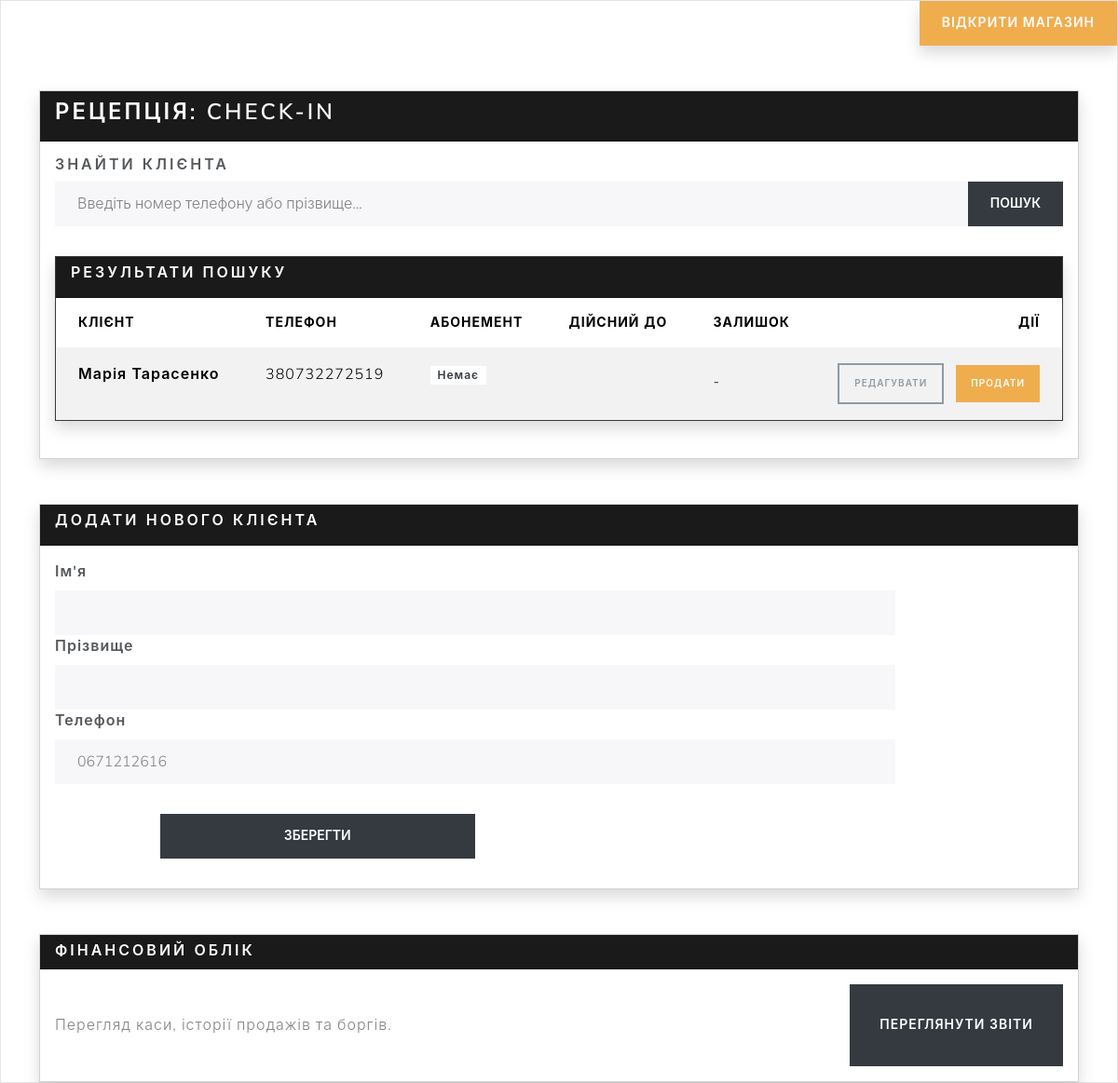
Page /check_in?query=380732272519 (signed in) on the committed database.
### clients/models.py (models this page shows, shortened)
class Client(models.Model):
     firstname=models.CharField(max_length=255, verbose_name=" Ім'я клієнта: ")
     lastname=models.CharField(max_length=255, verbose_name=" Прізвище клієнта:")
     phone=models.CharField(max_length=12,unique=True,verbose_name="Телефон:")
     trainer=models.ForeignKey(Trainer ,on_delete=models.SET_NULL,null=True,blank=True,verbose_name="Тренер")
     @property
     def active_abonement(self):
        for abonement in self.clientabonement_set.all():
            if abonement.is_active:
                return abonement
        return None
     class Meta:
         verbose_name ="Клієнт"
         verbose_name_plural ="Клієнти"

### attendance/views.py (the view, shortened to what this page needs)
# urls.py: path('check_in',check_in, name='check_in_page'),
@login_required(login_url='/admin/login/')
def check_in(request):
   product=Product.objects.all()
   search_query=request.GET.get('query')
   clients_result = None
   if search_query:
      clients_result=Client.objects.filter(
         Q(phone__icontains=search_query)|
         Q(lastname__icontains=search_query) |
         Q(firstname__icontains=search_query)
      )
   return render(request, 'check_in.html',{
                    'clients':clients_result,
                    'product': product
                  })

### abonements/models.py (called while the page is built)
    @property
    def is_active(self):
        today=timezone.now().date()
        is_date_active=self.start_date <= today <= self.end_date
        has_visits=True
        if self.abonement.visit_count > 0:
            has_visits=self.visits_left > 0
        return is_date_active and has_visits

### templates/check_in.html (shortened to what this page needs)
<!DOCTYPE html>
<html>
<head>
    <link rel="stylesheet" href="https://cdn.jsdelivr.net/npm/bootswatch@5.3.0/dist/lux/bootstrap.min.css">
</head>
<body class="bg-light">
  <div class="d-flex justify-content-end mb-3">
    <a href="{% url 'shop_page' %}" class="btn btn-warning shadow fw-bold">
        ВІДКРИТИ МАГАЗИН
    </a>
</div>
    <div class="container mt-5">
        <div class="card shadow">
            <div class="card-header bg-primary text-white">
                <h3> Рецепція: Check-in</h3>
            </div>
            <div class="card-body">
                <h5 class="card-title">Знайти клієнта</h5>
                <form method="get">
                    <div class="input-group mb-3">
                        <input type="text" class="form-control" placeholder="Введіть номер телефону або прізвище..."
                            name="query">
                        <button class="btn btn-dark" type="submit">Пошук</button>
                    </div>
                </form>
                {% if clients %}
                <div class="card shadow mb-4 border-dark">
                    <div class="card-header bg-primary text-light">
                        <h5>Результати пошуку</h5>
                    </div>
                    <div class="card-body p-0">
                        <div class="table-responsive">
                            <table class="table table-striped mb-0">
                                <thead class="table-yellow">
                                    <tr>
                                        <th class="py-3 ps-4">Клієнт</th>
                                        <th class="py-3">Телефон</th>
                                        <th class="py-3">Абонемент</th>
                                        <th class="py-3">Дійсний    до</th>
                                        <th class="py-3">Залишок</th>
                                        <th class="py-3 text-end pe-4">Дії</th>
                                    </tr>
                                </thead>
                                <tbody>
                                    {% for client in clients %}
                                     <tr>
                                        <td class="py-3 ps-4 fw-bold">{{ client.firstname }} {{ client.lastname }}</td>
                                        <td class="py-3">{{ client.phone }}</td>
                                        <td class="py-3">
                                            {% if client.active_abonement %}
                                            <span class="badge bg-primary text-wrap" style="width: 6rem;">
                                                {{ client.active_abonement.abonement.name }}
                                            </span>
                                            {% else %}
                                            <span class="badge bg-secondary">Немає</span>
                                            {% endif %}
                                        </td>
                                        <td class="py-3">
                                        </td>
                                        <td>
                                            {% if client.active_abonement %}
                                            {% if client.active_abonement.visits_left > 0 %}
                                            <strong
                                                class="text-primary">{{client.active_abonement.visits_left}}</strong>
                                            {% else %}
                                            <span class="text-primary">Немає </span>
                                            {% endif %}
                                            {% else %}
                                            -
                                            {% endif %}
                                        </td>
                                        <td class="py-3 text-end pe-4">
                                            {% if client.active_abonement %}
                                            <a href="{% url 'edit_client' client.id %}"
                                            class="btn btn-outline-secondary btn-sm me-2 text-nowrap">Редагувати</a>
                                            <a href="{% url 'process_check_in' client.id %}"
                                                class="btn btn-success btn-sm text-nowrap">Відмітити</a>
                                            {% else %}
                                            <a href="{% url 'edit_client' client.id %}"
                                            class="btn btn-outline-secondary btn-sm me-2 text-nowrap">Редагувати</a>
                                            <a href="{% url 'sell_membership' client.id %}"
                                                class="btn btn-warning btn-sm text-nowrap">Продати</a>
                                            {% endif %}
                                        </td>
                                     </tr>
                                    {% endfor %}
                                </tbody>
                            </table>
                        </div>
                    </div>
                </div>
                {% endif %}
            </div>
        </div>
    </div>
    <div class="container mt-5">
        <div class="card shadow mb-5">
            <div class="card-header bg-primary text-white">
                <h5>Додати нового клієнта</h5>
            </div>
            <div class="card-body">
                <form method="post">
                    <div class="table table-hover">
                        <div class="col-md-10">
                            <label class="form-label fw-bold">Ім'я</label>
                            <input type="text" class="form-control" name="firstname" required>
                        </div>
                        <div class="col-md-10">
                            <label class="form-label fw-bold">Прізвище</label>
                            <input type="text" class="form-control" name="lastname" required>
                        </div>
                        <div class="col-md-10">
                            <label class="form-label fw-bold">Телефон</label>
                            <input type="text" class="form-control" placeholder= 0671212616 name="phone" required>
                        </div>
                        <div class="col-md-5 text-end">
                            <label class="form-label d-block">&nbsp;</label> <button class="btn btn-dark w-75"
                                type="submit">Зберегти</button>
                        </div>
                    </div>
                </form>
            </div>
        </div>
    </div>
 <div class="container mt-5">
        <div class="card shadow">
            <div class="card-header bg-primary text-white">
                <h5 class="m-0"> Фінансовий облік</h5>
            </div>
            <div class="card-body">
                <div class="d-flex justify-content-between align-items-center">
                    <div>
                        <p class="card-text text-muted mb-0">Перегляд каси, історії продажів та боргів.</p>
                    </div>
                    <a href="/reports" class="btn btn-dark btn-lg">
                        Переглянути звіти
                    </a>
                </div>
            </div>
        </div>
    </div>
</body>
</html>

### rows in the picture
Client: firstname "Марія", lastname "Тарасенко", phone "380732272519", shows "Немає", shows "РЕДАГУВАТИ"
